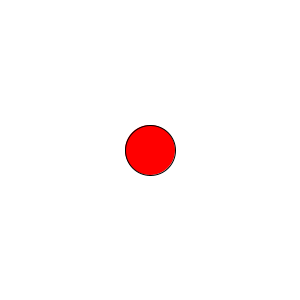
Frame 1 (no input)
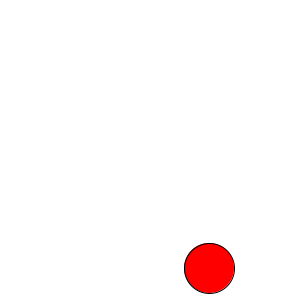
Frame 60 (the mouse pressed at the canvas centre just before this capture)
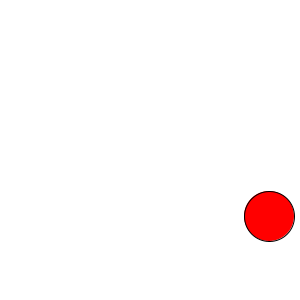
Frame 120 (the mouse held since frame 60 and released just before this capture)

The Processing sketch that drew these frames (run headless with seeded random() and noise(); from frame 60 on, the mouse is pressed at the canvas centre):

// Processing sketch: Day_02_InClass
// ── Day_02_InClass.pde
//draw circle
//make circle move around canvas

int xPos;
int yPos;

int xSpeed;
int ySpeed;

void setup(){
  size (300, 300);
    //background(255);
  xPos = width/2;
  yPos = height/2;
  
  xSpeed = 1;
  ySpeed = 2;
}

void draw(){
  background(255);
  fill(255, 0, 0);
  ellipse(xPos, yPos, 50, 50);
  
  //xPos += 1;
  
  //set boundaries to the canvas
  //if(xPos > width){
  //  xSpeed *= -1;
  //}
  
  //if(xPos < 0){
  //  xSpeed *= -1;
  //}

    xPos += xSpeed;
  yPos+= ySpeed;
  
  if(xPos > width || xPos < 0 ){
    xSpeed *= -1;
  }
  
  if(yPos > height || yPos < 0){
    ySpeed *= -1;
  }
  
  //xPos += xSpeed;
  //yPos+= ySpeed;

}
